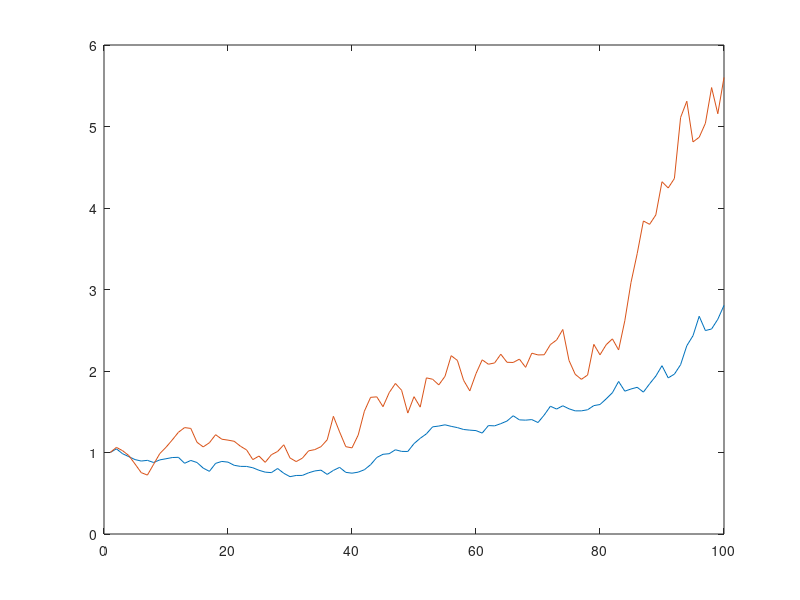

The MATLAB script that drew this image:
%% Model a correlated geometric Brownian Motion
N = 100; % Number of steps
X = ones(2,N); % Two rows bvs two stocks
E = rand([2 N]); E = norminv(E); % Errors
a = [0.05;0.10]; b = [0.15;0.30]; dt = 1/12; % Parameters
C = eye(2); C(C==0) = 0.80; C = chol(C,'lower');
for i = 2:N
    X(:,i) = X(:,i-1).*(1 + a*dt + b.*(sqrt(dt)*C*E(:,i)));
end
%% Simulation of correlated stock prices
N = 100; % Number of steps
Q = 100; % Number of simulations
X = ones(2,Q,N); % Two rows bvs two stocks
E = rand([2 Q N]); E = norminv(E); % Errors
mean = [0.05;0.10]; b = [0.15;0.30]; dt = 1/12; % Parameters
C = eye(2); C(C==0) = 0.30; C = chol(C,'lower');
for i = 2:N
    X(:,:,i) = X(:,:,i-1).*exp((mean-0.5*b.^2)*dt+b.*(sqrt(dt)*C*E(:,:,i)));
end
plot(permute(X(:,1,:),[3,1,2])) % Plots the first simulation